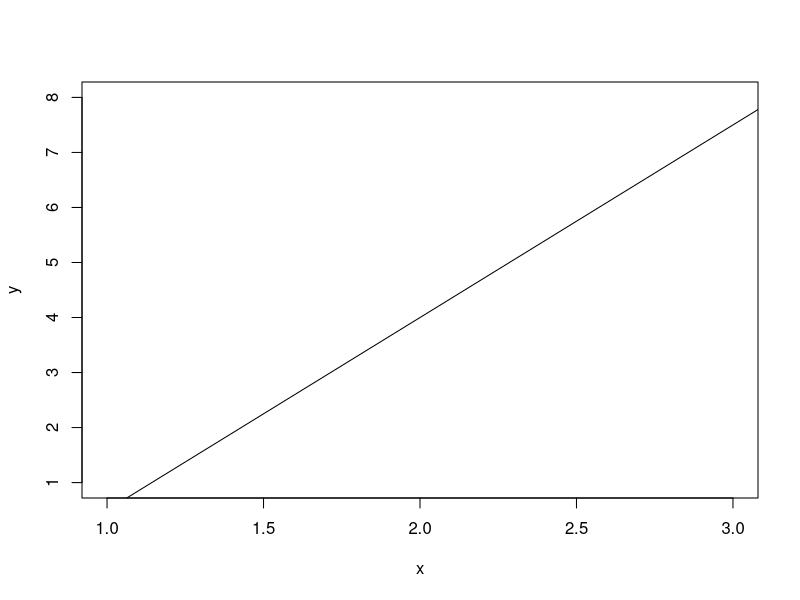

Write the R code that produced this figure.
# My Plot

# Scientific notation off
options(scipen = 999) 


x <- c(1,2,3)
y <- c(1,3,8)
plot(x,y,type="n")

lmout <- lm(y ~ x)
abline(lmout)





